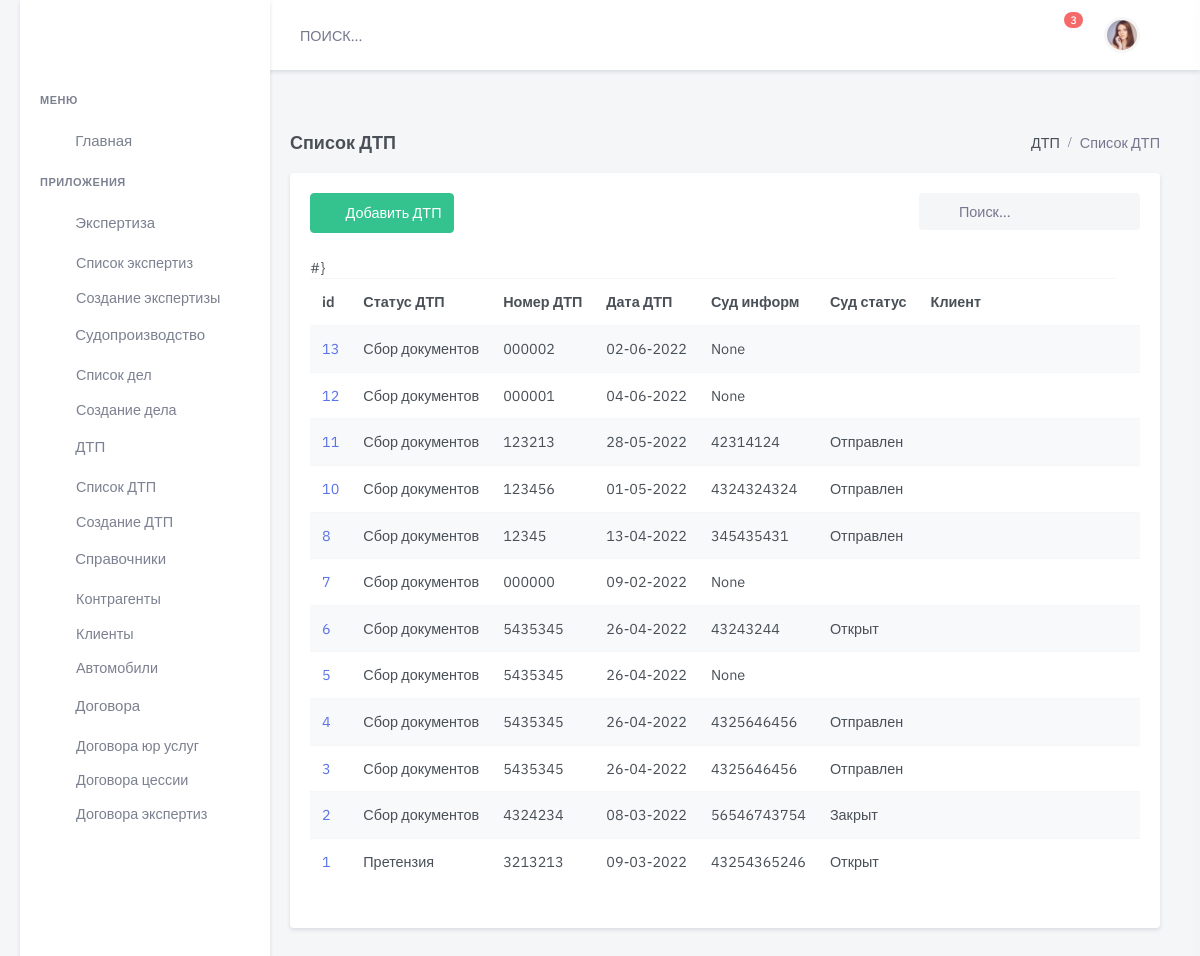
Page /accident/ on the earlier database version.
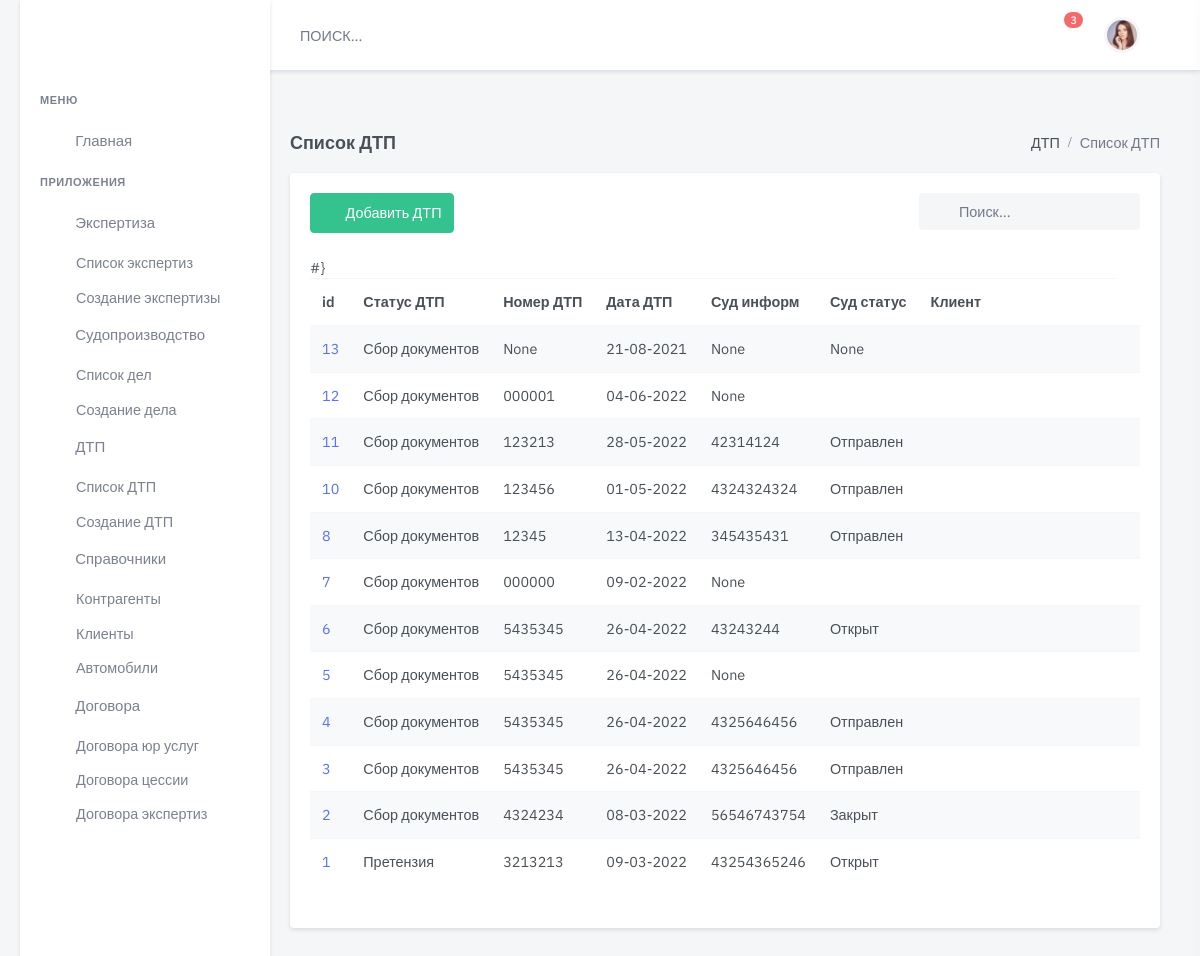
Same page on the later database version.
### accident/models.py (models this page shows, shortened)
class Accident(models.Model):
    status = models.ForeignKey(
        Status,
        on_delete=models.CASCADE,
        related_name='status_acc',
        blank=True,
        null=True, verbose_name='Статус  дела о ДТП')
    data = models.DateField(
        blank=True,
        null=True,
        default=None,
        verbose_name='Дата ДТП ')
    time = models.TimeField(
        blank=True,
        null=True,
        default=None,
        verbose_name='Время ДТП ')
    location_accident = models.CharField(
        max_length=400,
        blank=True,
        default=None,
        verbose_name='Место ДТП')
    number = models.CharField(
        max_length=24,
        blank=True,
        null=True,
        default=None,
        verbose_name='Номер протокола')
    dtp_doc = models.ForeignKey(
        AccidentDoc,
        on_delete=models.CASCADE,
        related_name='dtp_doc',
        blank=True,
        null=True, verbose_name='Документ Основание ')
    file_doc = models.FileField(
        upload_to='upload/protokol_doc/',
        null=True, default=None,
        verbose_name="Файл Основание",
        blank=True, )
    dtp_pos = models.ForeignKey(
        AccidentPos,
        on_delete=models.CASCADE,
        related_name='AccidentPos',
        blank=True,
        null=True,
        verbose_name='Документ Постановление ')
    file_pos = models.FileField(
        upload_to='upload/protokol_pos/',
        null=True,
        default=None,
        blank=True,
        verbose_name="Файл Постановление")
    court_info = models.ForeignKey(
        InfoCourt,
        on_delete=models.CASCADE,
        related_name='court_info',
        blank=True,
        null=True, verbose_name='Инфо о Судопроизводстве')
    data_insurance = models.DateField(
        blank=True,
        null=True,
        default=None,
        verbose_name='Дата обращения в Страховую')
    message = models.CharField(
        max_length=100000,
        blank=True,
        null=True,
        default=None,
        verbose_name='Комментарий')
    slug = models.SlugField(max_length=200, default=uuid.uuid1)
    is_active = models.BooleanField(default=True)
    created = models.DateTimeField(auto_now_add=True, auto_now=False)
    updated = models.DateTimeField(auto_now_add=False, auto_now=True)
    class Meta:
        verbose_name = "ДТП  "
        verbose_name_plural = "ДТП"
        ordering = ['-created']

class Status(models.Model):
    name = models.CharField(
        max_length=100,
        blank=True,
        null=True,
        default=None,
        verbose_name='Наименование')
    comment = models.CharField(
        max_length=100,
        blank=True,
        null=True,
        default=None,
        verbose_name='Комментарий')
    is_active = models.BooleanField(default=True)
    created = models.DateTimeField(auto_now_add=True, auto_now=False)
    updated = models.DateTimeField(auto_now_add=False, auto_now=True)
    def __str__(self):
        return "%s" % self.name
    class Meta:
        verbose_name = 'Статус  дела о ДТП'
        verbose_name_plural = 'Статусы дела о ДТП'

### court/models.py (models this page shows, shortened)
class InfoCourt(models.Model):
    status = models.ForeignKey(
        Status,
        on_delete=models.CASCADE,
        verbose_name='Статус  дела',
        related_name='court_status',
        default=None,
        blank=True,
        null=True
    )
    judge = models.ForeignKey(
        judge,
        on_delete=models.CASCADE,
        verbose_name='Судья',
        related_name='court_judge',
        default=None,
        blank=True,
        null=True
    )
    case_number = models.CharField(
        max_length=24,
        blank=True,
        null=True,
        default=None,
        verbose_name='Номер Судебного дела')
    uid_number = models.CharField(
        max_length=26,
        blank=True,
        null=True,
        default=None,
        verbose_name='УИД Судебного дела')
    data_reg = models.DateField(
        blank=True,
        null=True,
        default=None,
        verbose_name='Дата регистрации дела')
    location = models.ForeignKey(
        ListCourt,
        on_delete=models.CASCADE,
        blank=True,
        null=True,
        default=None,
        related_name='location', verbose_name='Место  ')
    message = models.TextField(
        max_length=50000,
        blank=True,
        null=True,
        default=None,
        verbose_name='Результат события Коментарий')
    is_active = models.BooleanField(default=True)
    created = models.DateTimeField(auto_now_add=True, auto_now=False)
    updated = models.DateTimeField(auto_now_add=False, auto_now=True)
    def __str__(self):
        return "%s" % self.uid_number
    class Meta:
        verbose_name = "Информация дела"
        verbose_name_plural = "Информация дела"
        ordering = ['-created']

### accident/views.py (the view)
# urls.py: path('', accident_list, name='accident-list'),
def accident_list(request):
    accident = Accident.objects.all()
    return render(request,
                  'dist/accident/list.html',
                  {'accident': accident,
                   }
                  )

### court/models.py (called while the page is built)
    def __str__(self):
        return "%s" % self.name

### templates/dist/accident/list.html (shortened to what this page needs)
{% extends 'dist/include/base.html' %}
{% load static %}
{% block content %}
  <div class="main-content">
    <div class="page-content">
      <div class="container-fluid">
        <div class="row">
          <div class="col-12">
            <div class="page-title-box d-flex align-items-center justify-content-between">
              <h4 class="mb-0">Список ДТП</h4>
              <div class="page-title-right">
                <ol class="breadcrumb m-0">
                  <li class="breadcrumb-item"><a href="javascript: void(0);">ДТП</a></li>
                  <li class="breadcrumb-item active">Список ДТП</li>
                </ol>
              </div>
            </div>
          </div>
        </div>
        <div class="row">
          <div class="col-lg-12">
            <div class="card">
              <div class="card-body">
                <div class="row mb-2">
                  <div class="col-md-6">
                    <div class="mb-3">
                      <a href="{% url 'accident-new' %}" class="btn btn-success waves-effect waves-light">
                        <i class="mdi mdi-plus me-2"></i> Добавить ДТП</a>
                    </div>
                  </div>
                  <div class="col-md-6">
                    <div class="form-inline float-md-end mb-3">
                      <div class="search-box ms-2">
                        <div class="position-relative">
                          <input type="text" class="form-control rounded bg-light border-0" placeholder="Поиск...">
                          <i class="mdi mdi-magnify search-icon"></i>
                        </div>
                      </div>
                    </div>
                  </div>
                </div>
                <div class="table-responsive mb-4">
                  <table class="table table-striped table-nowrap mb-0">
                    <thead>
                    <tr>
                      <th scope="col">id</th>
                      <th scope="col">Статус ДТП</th>
                      <th scope="col">Номер ДТП</th>
                      <th scope="col">Дата ДТП</th>
                      <th scope="col">Суд информ</th>
                      <th scope="col">Суд статус</th>
                      <th scope="col" style="width: 200px;">Клиент</th>
                    </tr>
                    </thead>
                    <tbody>
                    {% if accident %}
                        {% for item in accident %}
                          <tr>
                            <td>
                              <a href="/accident/accident-add-partner/{{ item.id }}/">{{ item.id }}</a>
                            </td>
                            <td>{{ item.status }}</td>
                            <td>{{ item.number }}</td>
                            <td>{{ item.data |date:"d-m-Y" }}</td>
                            <td>{{ item.court_info}} </td>
                            <td>{{ item.court_info.status }}</td>
                            <td>{{ item.partner_accidentя }}</td>
                            <td>
                            </td>
                          </tr>
                        {% endfor %}
                {% endif %}
              </div>
            </div>
          </div>
        </div>
      </div>
    </div>
  </div>
{% endblock content %}

Differences in the rows shown:
changed Accident id 13: number "000002" → "None"; data "02-06-2022" → "21-08-2021"; court_info.status (not shown) → "None"
